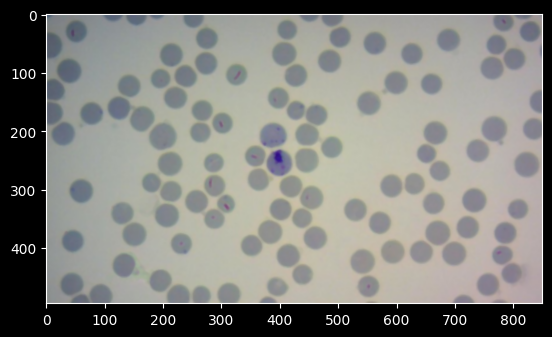
#> input picture input.png, 552 x 337 px; its folder holds only this picture in this run
$ python -i convert_data_to_yolo.py   (imports and definitions only)
#> lines starting #> are read from the running program, lines starting #| are printed output that depends on the picture; after the words box and inside, x2 and y2 are one past the last pixel; in counts of white or black regions, pixels touching at a corner belong together
import os
import sys
import xml.etree.ElementTree as ET

import cv2
import numpy as np
from glob2 import glob

sys.path.append(os.path.join(os.path.dirname(__file__), os.pardir, os.pardir))

from src.dataset.labels import REV_DICT


def image_preprocess(image_path: str) -> tuple[tuple[int, int, int, int], np.ndarray]:
#> called with image_path = '../../input.png'
    image = cv2.imread(image_path)
#> image is the input picture: shape (337, 552, 3); mean B, G, R 124.3, 128.9, 128.9

    image_gray = cv2.cvtColor(image, cv2.COLOR_BGR2GRAY)
    _, thresh = cv2.threshold(image_gray, 25, 255, cv2.THRESH_BINARY)
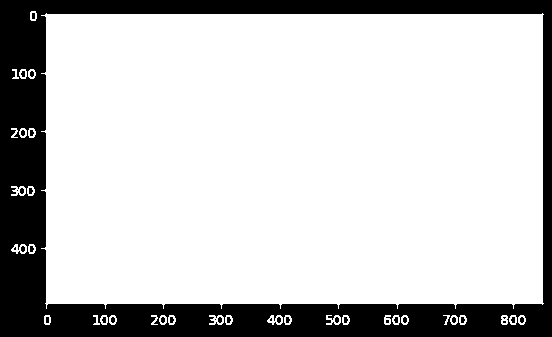
#> thresh: shape (337, 552); 78.5% white; 34 black regions (9 under 20 px)

    contours, _ = cv2.findContours(thresh, cv2.RETR_EXTERNAL, cv2.CHAIN_APPROX_SIMPLE)
#> contours = 34 contours, 5 with area under 20; largest, box (x1, y1, x2, y2) and area: (41, 13, 544, 309) 143402, (267, 315, 283, 325) 89, (11, 244, 27, 254) 89, (209, 315, 224, 325) 82, (11, 186, 26, 196) 82

    contours = sorted(contours, key=cv2.contourArea, reverse=True)

    x, y, w, h = cv2.boundingRect(contours[0])
#> x = 41; y = 13; w = 503; h = 296

    cropped_image = image[y : y + h, x : x + w]
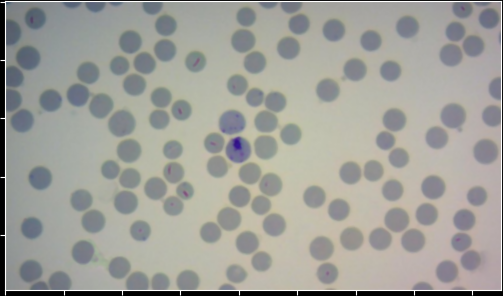
#> cropped_image: shape (296, 503, 3); mean B, G, R 153.5, 159.2, 159.2

    return (x, y, w, h), cropped_image


# [56 lines left out: functions label_preprocess, convert_data_to_yolo, not called in this run]

>>> result = image_preprocess('../../input.png')
